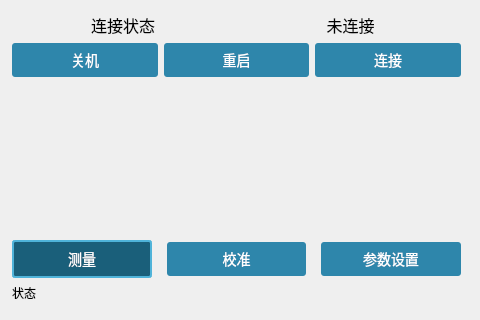
<?xml version="1.0" encoding="UTF-8"?>
<ui version="4.0">
 <class>Widget</class>
 <widget class="QWidget" name="Widget">
  <property name="geometry">
   <rect>
    <x>0</x>
    <y>0</y>
    <width>480</width>
    <height>320</height>
   </rect>
  </property>
  <property name="windowTitle">
   <string>电磁超声测厚系统</string>
  </property>
  <widget class="QWidget" name="layoutWidget">
   <property name="geometry">
    <rect>
     <x>1</x>
     <y>2</y>
     <width>471</width>
     <height>311</height>
    </rect>
   </property>
   <layout class="QVBoxLayout" name="verticalLayout">
    <item>
     <layout class="QHBoxLayout" name="horizontalLayout_2">
      <item>
       <widget class="QLabel" name="label">
        <property name="enabled">
         <bool>true</bool>
        </property>
        <property name="font">
         <font>
          <pointsize>12</pointsize>
         </font>
        </property>
        <property name="layoutDirection">
         <enum>Qt::RightToLeft</enum>
        </property>
        <property name="text">
         <string>连接状态</string>
        </property>
        <property name="textFormat">
         <enum>Qt::PlainText</enum>
        </property>
        <property name="alignment">
         <set>Qt::AlignCenter</set>
        </property>
       </widget>
      </item>
      <item>
       <widget class="QLabel" name="lbl_connect_status">
        <property name="font">
         <font>
          <pointsize>12</pointsize>
         </font>
        </property>
        <property name="layoutDirection">
         <enum>Qt::RightToLeft</enum>
        </property>
        <property name="text">
         <string>未连接</string>
        </property>
        <property name="textFormat">
         <enum>Qt::PlainText</enum>
        </property>
        <property name="alignment">
         <set>Qt::AlignCenter</set>
        </property>
       </widget>
      </item>
     </layout>
    </item>
    <item>
     <layout class="QHBoxLayout" name="horizontalLayout_3">
      <item>
       <widget class="QPushButton" name="btn_poweroff">
        <property name="styleSheet">
         <string notr="true">
QPushButton{font-size:14px; padding:6px 25px; background:#2E86AB; color:white; border:none; border-radius:3px;}
QPushButton:pressed{
    background:#0F5C7D; 
}</string>
        </property>
        <property name="text">
         <string>关机</string>
        </property>
        <property name="checkable">
         <bool>true</bool>
        </property>
        <property name="checked">
         <bool>true</bool>
        </property>
       </widget>
      </item>
      <item>
       <widget class="QPushButton" name="btn_reboot">
        <property name="styleSheet">
         <string notr="true">
QPushButton{font-size:14px; padding:6px 25px; background:#2E86AB; color:white; border:none; border-radius:3px;}
QPushButton:hover{background:#3A9FCF;}
QPushButton:pressed{background:#1A5F7A; border:2px solid #4FB3D9;}
       </string>
        </property>
        <property name="text">
         <string>重启</string>
        </property>
        <property name="checkable">
         <bool>true</bool>
        </property>
        <property name="checked">
         <bool>true</bool>
        </property>
       </widget>
      </item>
      <item>
       <widget class="QPushButton" name="btn_connect">
        <property name="styleSheet">
         <string notr="true">
QPushButton{font-size:14px; padding:6px 25px; background:#2E86AB; color:white; border:none; border-radius:3px;}
QPushButton:hover{background:#3A9FCF;}
QPushButton:pressed{background:#1A5F7A; border:2px solid #4FB3D9;}
       </string>
        </property>
        <property name="text">
         <string>连接</string>
        </property>
        <property name="checkable">
         <bool>true</bool>
        </property>
        <property name="checked">
         <bool>true</bool>
        </property>
       </widget>
      </item>
     </layout>
    </item>
    <item>
     <widget class="QStackedWidget" name="stackedWidget">
      <property name="currentIndex">
       <number>2</number>
      </property>
      <widget class="QWidget" name="pageMeasure"/>
      <widget class="QWidget" name="pageCalibrate"/>
      <widget class="QWidget" name="pageParam"/>
     </widget>
    </item>
    <item>
     <layout class="QHBoxLayout" name="horizontalLayout">
      <property name="spacing">
       <number>15</number>
      </property>
      <item>
       <widget class="QPushButton" name="btnMeasure">
        <property name="styleSheet">
         <string notr="true">
QPushButton{font-size:14px; padding:6px 25px; background:#2E86AB; color:white; border:none; border-radius:3px;}
QPushButton:hover{background:#3A9FCF;}
QPushButton:checked{background:#1A5F7A; border:2px solid #4FB3D9;}
       </string>
        </property>
        <property name="text">
         <string>测量</string>
        </property>
        <property name="checkable">
         <bool>true</bool>
        </property>
        <property name="checked">
         <bool>true</bool>
        </property>
       </widget>
      </item>
      <item>
       <widget class="QPushButton" name="btnCalibrate">
        <property name="styleSheet">
         <string notr="true">
QPushButton{font-size:14px; padding:6px 25px; background:#2E86AB; color:white; border:none; border-radius:3px;}
QPushButton:hover{background:#3A9FCF;}
QPushButton:checked{background:#1A5F7A; border:2px solid #4FB3D9;}
       </string>
        </property>
        <property name="text">
         <string>校准</string>
        </property>
        <property name="checkable">
         <bool>true</bool>
        </property>
       </widget>
      </item>
      <item>
       <widget class="QPushButton" name="btnParam">
        <property name="styleSheet">
         <string notr="true">
QPushButton{font-size:14px; padding:6px 25px; background:#2E86AB; color:white; border:none; border-radius:3px;}
QPushButton:hover{background:#3A9FCF;}
QPushButton:checked{background:#1A5F7A; border:2px solid #4FB3D9;}
       </string>
        </property>
        <property name="text">
         <string>参数设置</string>
        </property>
        <property name="checkable">
         <bool>true</bool>
        </property>
       </widget>
      </item>
     </layout>
    </item>
    <item>
     <widget class="QLabel" name="lbl_status">
      <property name="text">
       <string>状态</string>
      </property>
     </widget>
    </item>
   </layout>
  </widget>
 </widget>
 <layoutdefault spacing="6" margin="11"/>
 <resources/>
 <connections/>
</ui>
